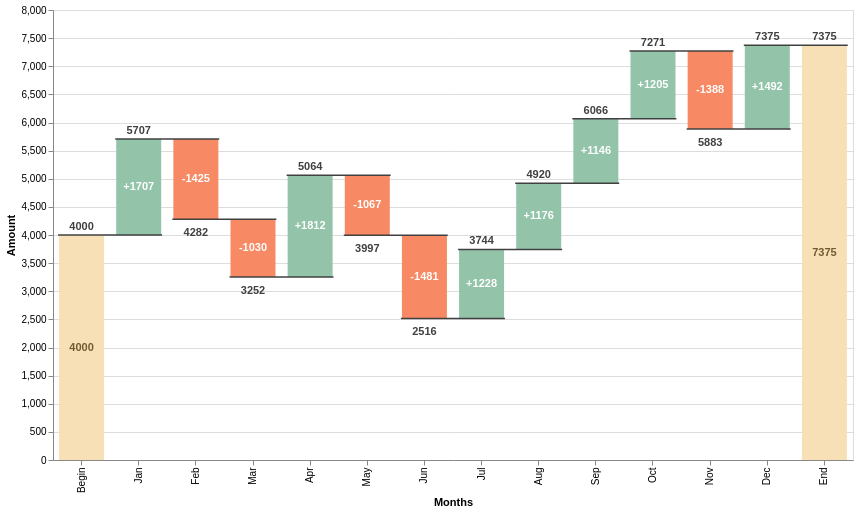

Write the Vega-Lite specification saved for this chart.
### Vega-Lite specification from a JSON file in a GitHub repository (floating-point values rounded to 4 significant figures)
{"$schema": "https://vega.github.io/schema/vega-lite/v2.json", "data": {"values": [{"label": "Begin", "amount": 4000}, {"label": "Jan", "amount": 1707}, {"label": "Feb", "amount": -1425}, {"label": "Mar", "amount": -1030}, {"label": "Apr", "amount": 1812}, {"label": "May", "amount": -1067}, {"label": "Jun", "amount": -1481}, {"label": "Jul", "amount": 1228}, {"label": "Aug", "amount": 1176}, {"label": "Sep", "amount": 1146}, {"label": "Oct", "amount": 1205}, {"label": "Nov", "amount": -1388}, {"label": "Dec", "amount": 1492}, {"label": "End", "amount": 0}]}, "width": 800, "height": 450, "transform": [{"window": [{"op": "sum", "field": "amount", "as": "sum"}]}, {"calculate": "datum.label === 'End' ? 0 : datum.sum - datum.amount", "as": "previous_sum"}, {"calculate": "datum.label === 'End' ? datum.sum : datum.amount", "as": "amount"}, {"calculate": "(datum.label !== 'Begin' && datum.label !== 'End' && datum.amount > 0 ? '+' : '') + datum.amount", "as": "text_amount"}, {"calculate": "(datum.sum + datum.previous_sum) / 2", "as": "center"}, {"calculate": "datum.sum < datum.previous_sum ? datum.sum : ''", "as": "sum_dec"}, {"calculate": "datum.sum > datum.previous_sum ? datum.sum : ''", "as": "sum_inc"}], "layer": [{"mark": {"type": "bar", "size": 45}, "encoding": {"x": {"field": "label", "type": "ordinal", "sort": null, "title": "Months"}, "y": {"field": "previous_sum", "type": "quantitative", "title": "Amount"}, "y2": {"field": "sum", "type": "quantitative"}, "color": {"condition": [{"test": "datum.label === 'Begin' || datum.label === 'End'", "value": "#f7e0b6"}, {"test": "datum.sum < datum.previous_sum", "value": "#f78a64"}], "value": "#93c4aa"}}}, {"mark": {"type": "tick", "color": "#404040", "thickness": 1.5, "opacity": 1, "xOffset": 28.5}, "encoding": {"x": {"field": "label", "type": "ordinal", "sort": null, "title": "Months"}, "y": {"field": "sum", "type": "quantitative"}, "size": {"condition": [{"test": "datum.label === 'End'", "value": 0}], "value": 104}}}, {"mark": {"type": "text", "dy": -8, "fontWeight": "bold", "color": "#404040"}, "encoding": {"x": {"field": "label", "type": "ordinal", "sort": null, "title": "Months"}, "y": {"field": "sum_inc", "type": "quantitative"}, "text": {"field": "sum_inc", "type": "nominal"}}}, {"mark": {"type": "text", "dy": 8, "baseline": "top", "fontWeight": "bold", "color": "#404040"}, "encoding": {"x": {"field": "label", "type": "ordinal", "sort": null, "title": "Months"}, "y": {"field": "sum_dec", "type": "quantitative"}, "text": {"field": "sum_dec", "type": "nominal"}}}, {"mark": {"type": "text", "fontWeight": "bold", "baseline": "middle"}, "encoding": {"x": {"field": "label", "type": "ordinal", "sort": null, "title": "Months"}, "y": {"field": "center", "type": "quantitative"}, "text": {"field": "text_amount", "type": "nominal"}, "color": {"condition": [{"test": "datum.label === 'Begin' || datum.label === 'End'", "value": "#725a30"}], "value": "white"}}}]}
